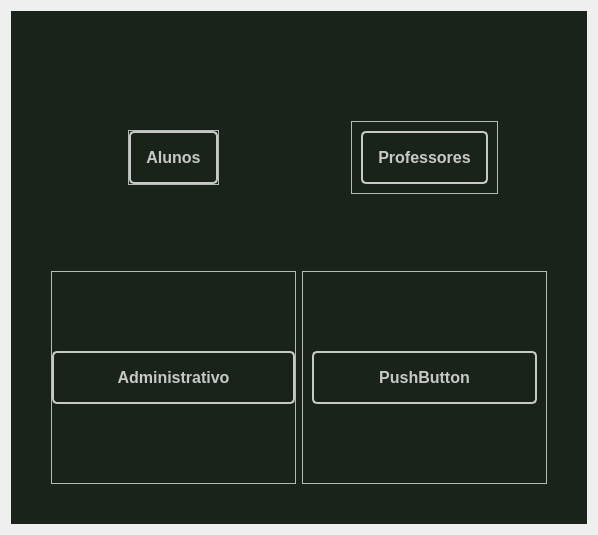
<?xml version="1.0" encoding="UTF-8"?>
<ui version="4.0">
 <class>fm_first</class>
 <widget class="QDialog" name="fm_first">
  <property name="geometry">
   <rect>
    <x>0</x>
    <y>0</y>
    <width>598</width>
    <height>535</height>
   </rect>
  </property>
  <property name="windowTitle">
   <string>Dialog</string>
  </property>
  <property name="styleSheet">
   <string notr="true"/>
  </property>
  <layout class="QGridLayout" name="gridLayout_2">
   <item row="0" column="0">
    <widget class="QWidget" name="widget" native="true">
     <property name="styleSheet">
      <string notr="true">#widget
{
	background-color: rgb(26, 35, 25);
}</string>
     </property>
     <layout class="QGridLayout" name="gridLayout_3">
      <property name="leftMargin">
       <number>40</number>
      </property>
      <property name="topMargin">
       <number>40</number>
      </property>
      <property name="rightMargin">
       <number>40</number>
      </property>
      <property name="bottomMargin">
       <number>40</number>
      </property>
      <item row="0" column="0" alignment="Qt::AlignHCenter|Qt::AlignVCenter">
       <widget class="QFrame" name="frame">
        <property name="frameShape">
         <enum>QFrame::StyledPanel</enum>
        </property>
        <property name="frameShadow">
         <enum>QFrame::Raised</enum>
        </property>
        <layout class="QGridLayout" name="gridLayout_4">
         <property name="leftMargin">
          <number>0</number>
         </property>
         <property name="topMargin">
          <number>0</number>
         </property>
         <property name="rightMargin">
          <number>0</number>
         </property>
         <property name="bottomMargin">
          <number>0</number>
         </property>
         <property name="horizontalSpacing">
          <number>0</number>
         </property>
         <item row="0" column="0">
          <widget class="QPushButton" name="homeButton">
           <property name="font">
            <font>
             <pointsize>12</pointsize>
             <bold>true</bold>
            </font>
           </property>
           <property name="toolTip">
            <string>Home</string>
           </property>
           <property name="styleSheet">
            <string notr="true">#homeButton
{
	border: 2px solid rgb(45, 45, 45);
	border-radius: 5px;
	padding: 15px;
	color: rgb(200, 200, 200);
	border-color: rgb(200, 200, 200);
}</string>
           </property>
           <property name="text">
            <string>Alunos</string>
           </property>
           <property name="icon">
            <iconset>
             <normaloff>../../img plural/iconWhite/user.svg</normaloff>../../img plural/iconWhite/user.svg</iconset>
           </property>
           <property name="iconSize">
            <size>
             <width>24</width>
             <height>24</height>
            </size>
           </property>
          </widget>
         </item>
        </layout>
       </widget>
      </item>
      <item row="0" column="1" alignment="Qt::AlignHCenter|Qt::AlignVCenter">
       <widget class="QFrame" name="frame_2">
        <property name="frameShape">
         <enum>QFrame::StyledPanel</enum>
        </property>
        <property name="frameShadow">
         <enum>QFrame::Raised</enum>
        </property>
        <layout class="QGridLayout" name="gridLayout_5">
         <item row="0" column="0">
          <widget class="QPushButton" name="finButton">
           <property name="font">
            <font>
             <pointsize>12</pointsize>
             <bold>true</bold>
            </font>
           </property>
           <property name="toolTip">
            <string>Financeiro</string>
           </property>
           <property name="styleSheet">
            <string notr="true">#finButton
{
	border: 2px solid rgb(45, 45, 45);
	border-radius: 5px;
	padding: 15px;
	border-color: rgb(200, 200, 200);
	color: rgb(200, 200, 200);
}</string>
           </property>
           <property name="text">
            <string>Professores</string>
           </property>
           <property name="icon">
            <iconset>
             <normaloff>../../img plural/iconWhite/book.svg</normaloff>../../img plural/iconWhite/book.svg</iconset>
           </property>
           <property name="iconSize">
            <size>
             <width>24</width>
             <height>24</height>
            </size>
           </property>
          </widget>
         </item>
        </layout>
       </widget>
      </item>
      <item row="1" column="0">
       <widget class="QFrame" name="frame_3">
        <property name="frameShape">
         <enum>QFrame::StyledPanel</enum>
        </property>
        <property name="frameShadow">
         <enum>QFrame::Raised</enum>
        </property>
        <layout class="QGridLayout" name="gridLayout_6">
         <property name="leftMargin">
          <number>0</number>
         </property>
         <property name="topMargin">
          <number>0</number>
         </property>
         <property name="rightMargin">
          <number>0</number>
         </property>
         <property name="bottomMargin">
          <number>0</number>
         </property>
         <property name="spacing">
          <number>0</number>
         </property>
         <item row="0" column="0">
          <widget class="QPushButton" name="admButton">
           <property name="font">
            <font>
             <pointsize>12</pointsize>
             <bold>true</bold>
            </font>
           </property>
           <property name="toolTip">
            <string>Administrativo</string>
           </property>
           <property name="styleSheet">
            <string notr="true">#admButton
{
	border: 2px solid rgb(45, 45, 45);
	border-radius: 5px;
	padding: 15px;
	border-color: rgb(200, 200, 200);
	color: rgb(200, 200, 200);
}</string>
           </property>
           <property name="text">
            <string>Administrativo</string>
           </property>
           <property name="icon">
            <iconset>
             <normaloff>../../img plural/iconWhite/archive.svg</normaloff>../../img plural/iconWhite/archive.svg</iconset>
           </property>
           <property name="iconSize">
            <size>
             <width>24</width>
             <height>24</height>
            </size>
           </property>
          </widget>
         </item>
        </layout>
       </widget>
      </item>
      <item row="1" column="1">
       <widget class="QFrame" name="frame_4">
        <property name="frameShape">
         <enum>QFrame::StyledPanel</enum>
        </property>
        <property name="frameShadow">
         <enum>QFrame::Raised</enum>
        </property>
        <layout class="QGridLayout" name="gridLayout_7">
         <item row="0" column="0">
          <widget class="QPushButton" name="pushButton">
           <property name="font">
            <font>
             <pointsize>12</pointsize>
             <bold>true</bold>
            </font>
           </property>
           <property name="styleSheet">
            <string notr="true">#pushButton
{
	border: 2px solid rgb(45, 45, 45);
	border-radius: 5px;
	padding: 15px;
	border-color: rgb(200, 200, 200);
	color: rgb(200, 200, 200);
}</string>
           </property>
           <property name="text">
            <string>PushButton</string>
           </property>
           <property name="icon">
            <iconset>
             <normaloff>../../img plural/iconWhite/dollar-sign.svg</normaloff>../../img plural/iconWhite/dollar-sign.svg</iconset>
           </property>
           <property name="iconSize">
            <size>
             <width>24</width>
             <height>24</height>
            </size>
           </property>
          </widget>
         </item>
        </layout>
       </widget>
      </item>
     </layout>
    </widget>
   </item>
  </layout>
 </widget>
 <resources/>
 <connections/>
</ui>
